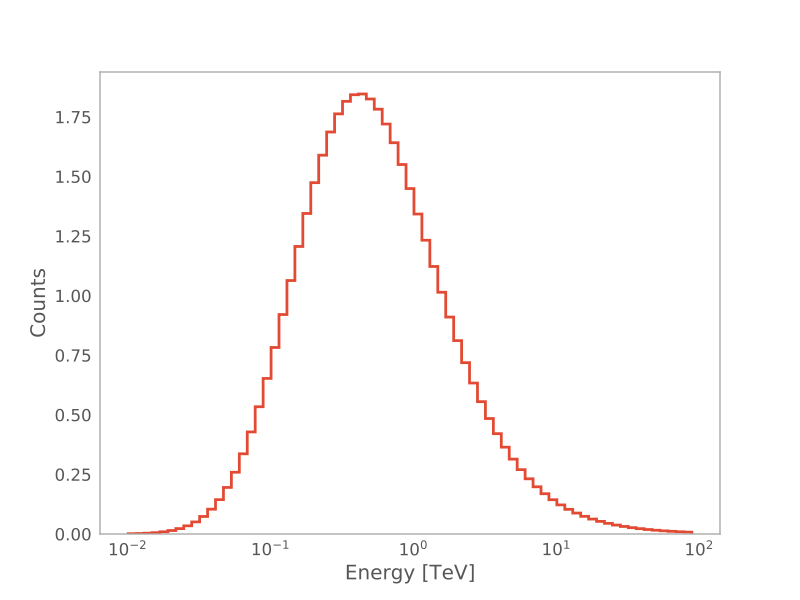

Reproduce this figure in Python.
from gammapy.irf import EnergyDispersion, EffectiveAreaTable
from gammapy.spectrum import models, CountsPredictor
import numpy as np
import astropy.units as u
import matplotlib.pyplot as plt

e_true = np.logspace(-2,2.5,109) * u.TeV
e_reco = np.logspace(-2,2,73) * u.TeV

aeff = EffectiveAreaTable.from_parametrization(energy=e_true)
edisp = EnergyDispersion.from_gauss(e_true=e_true, e_reco=e_reco,
                                    sigma=0.3)

model = models.PowerLaw(index=2.3,
                        amplitude=2.5 * 1e-12 * u.Unit('cm-2 s-1 TeV-1'),
                        reference=1*u.TeV)

livetime = 1 * u.h

predictor = CountsPredictor(model=model,
                            aeff=aeff,
                            edisp=edisp,
                            livetime=livetime)
predictor.run()
predictor.npred.plot_hist()
plt.show()
